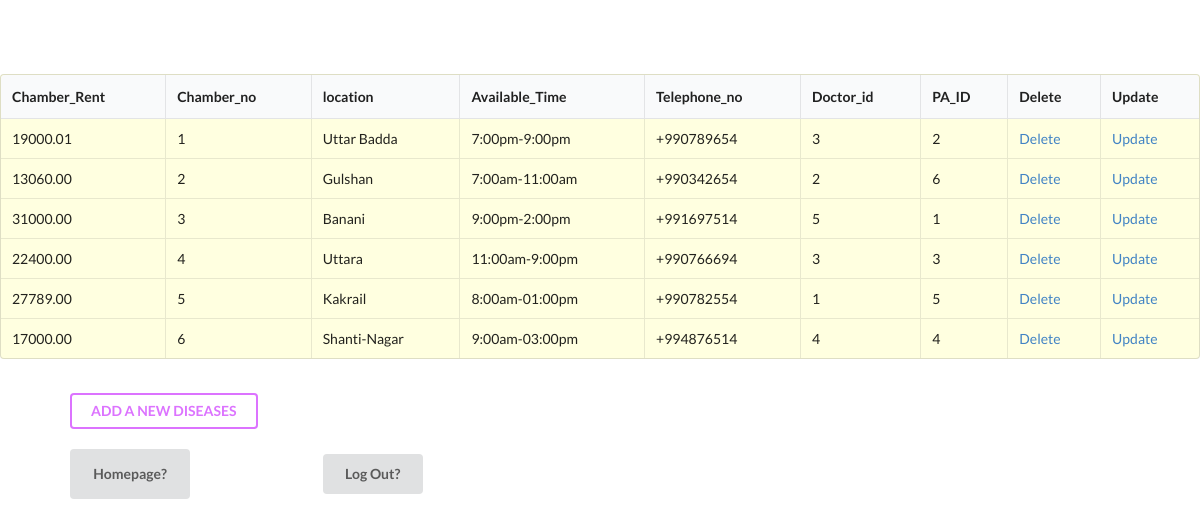
The page /opms_final/chamber_read.php on the database its author committed.
### tables this page shows
CREATE TABLE `chamber` (
  `Chamber_Rent` float(7,2) NOT NULL,
  `Chamber_no` int(11) NOT NULL,
  `location` varchar(50) NOT NULL,
  `Available_Time` varchar(50) NOT NULL,
  `Telephone_no` varchar(50) NOT NULL,
  `Doctor_id` int(11) NOT NULL,
  `PA_ID` int(11) NOT NULL
);

### opms_final/chamber_read.php (the view, shortened to what this page needs)
<html>
<head>
<link rel="stylesheet" href="https://cdnjs.cloudflare.com/ajax/libs/semantic-ui/2.4.1/semantic.min.css">
</head>
<body>
<h1 style="text-align:center;color:white">Chamber Information</h1>
<?php
	$connect = mysqli_connect( HOST, USER, PASS, DB )
		or die("Can not connect");
	$results = mysqli_query( $connect, "SELECT * FROM chamber" )
		or die("Can not execute query");
	echo "<table class='ui celled table' style='background-color:#FFFFE0'> \n";
	echo "<thead><tr><th>Chamber_Rent</th> <th>Chamber_no</th> <th>location</th> <th>Available_Time</th> <th>Telephone_no</th> <th>Doctor_id</th> <th>PA_ID</th> <th>Delete</th> <th>Update</th></tr></thead><tbody> \n";
	while( $rows = mysqli_fetch_array( $results ) ) {
		extract( $rows );
		echo "<tr>";
		echo "<td> $Chamber_Rent </td>";
		echo "<td> $Chamber_no </td>";
		echo "<td> $location </td>";
        echo "<td> $Available_Time </td>";
		echo "<td> $Telephone_no </td>";
        echo "<td> $Doctor_id </td>";
		echo "<td> $PA_ID </td>";
		echo "<td> <a href = 'chamber_delete.php?
        id=$Chamber_no'> Delete </a> </td>";
		echo "<td> <a href = 'chamber_update_input.php? cr=$Chamber_Rent & id=$Chamber_no & lo=$location & at=$Available_Time & tn=$Telephone_no & di=$Doctor_id & pi=$PA_ID' > Update </a> </td>";
		echo "</tr> \n";
	}
	echo "</tbody></table> \n";
	echo "<br><p style='margin: 0px 70px'><a href=chamber_input.php><button class='ui inverted purple button'>
  ADD A NEW DISEASES
</button></a></p>";
?>
   <br><a href="getin.php"><button style='margin: 0px 70px;height:50px; width:120px'class="ui Magenta button">Homepage?</button></a>
        <a href="logout.php"><button style='margin: 0px 60px;height:40px; width:100px' class='ui Lime button'>Log Out?</button></a>
	</body>
</html>

### opms_final/chamber_read.php (style rules this page uses)
body { background-image: url('photo.jpg'); background-repeat: no-repeat; background-attachment: fixed; background-size: 100% 100%; }

### rows shown on the page
chamber: Chamber_Rent "19000.01", Chamber_no "1", location "Uttar Badda", Available_Time "7:00pm-9:00pm", Telephone_no "+990789654", Doctor "3", PA_ID "2"
chamber: Chamber_Rent "13060.00", Chamber_no "2", location "Gulshan", Available_Time "7:00am-11:00am", Telephone_no "+990342654", Doctor "2", PA_ID "6"
chamber: Chamber_Rent "31000.00", Chamber_no "3", location "Banani", Available_Time "9:00pm-2:00pm", Telephone_no "+991697514", Doctor "5", PA_ID "1"
chamber: Chamber_Rent "22400.00", Chamber_no "4", location "Uttara", Available_Time "11:00am-9:00pm", Telephone_no "+990766694", Doctor "3", PA_ID "3"
chamber: Chamber_Rent "27789.00", Chamber_no "5", location "Kakrail", Available_Time "8:00am-01:00pm", Telephone_no "+990782554", Doctor "1", PA_ID "5"
chamber: Chamber_Rent "17000.00", Chamber_no "6", location "Shanti-Nagar", Available_Time "9:00am-03:00pm", Telephone_no "+994876514", Doctor "4", PA_ID "4"
